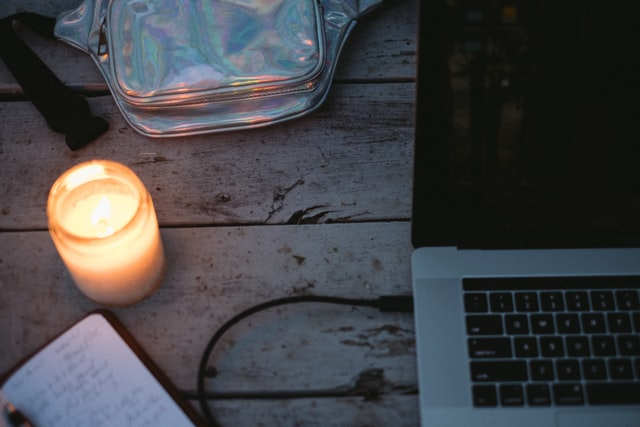
#> input picture OpenCV/GUI Feature/test_image.jpg, 640 x 427 px
$ python 'Basic operation.py'
#> lines starting #> are read from the running program, lines starting #| are printed output that depends on the picture; after the words box and inside, x2 and y2 are one past the last pixel; in counts of white or black regions, pixels touching at a corner belong together
import cv2
import numpy as np

# load the image
img = cv2.imread('../GUI Feature/test_image.jpg')
#> img is the input picture: shape (427, 640, 3); mean B, G, R 71.3, 67.8, 67.3

# Getting a pixel value -> [b,g,r]
px = img[100, 100]
#> px = [56, 49, 54]
#print(px)

# Access the blue value
px_b = img[100, 100, 0]
#> px_b = 56
#print(px_b)

# Modify the blue pixel
img.itemset((100, 100, 0), 100)
#> img: shape (427, 640, 3); under 0.01% of pixels changed, all inside (x1, y1, x2, y2) = (100, 100, 101, 101)
print(img.item(100,100,0))
#| 100

# Accessing image properties
print('Shape:', img.shape)
#| Shape: (427, 640, 3)
print('Total no of pixel: ', img.size)
#| Total no of pixel:  819840
print('Image data type: ', img.dtype)
#| Image data type:  uint8


crop = img[33:163, 45:155]
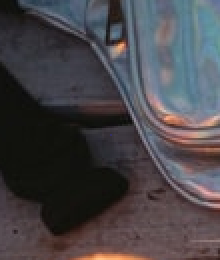
#> crop: shape (130, 110, 3) (shown 2 times larger); mean B, G, R 72.9, 69, 71.9
img[273:403, 100:210] = crop
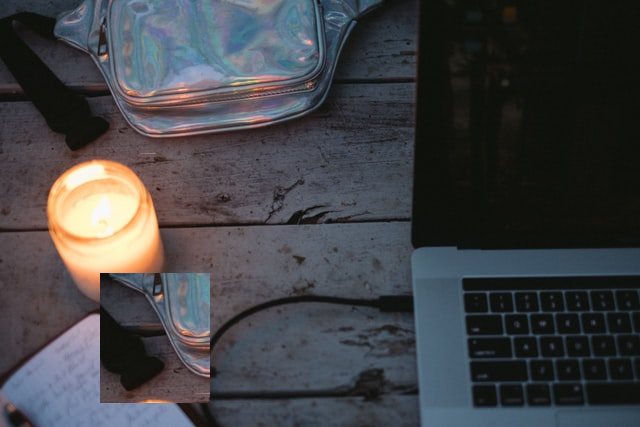
#> img: shape (427, 640, 3); mean B, G, R 70.3, 66.9, 65.8

b, g, r = cv2.split(img)
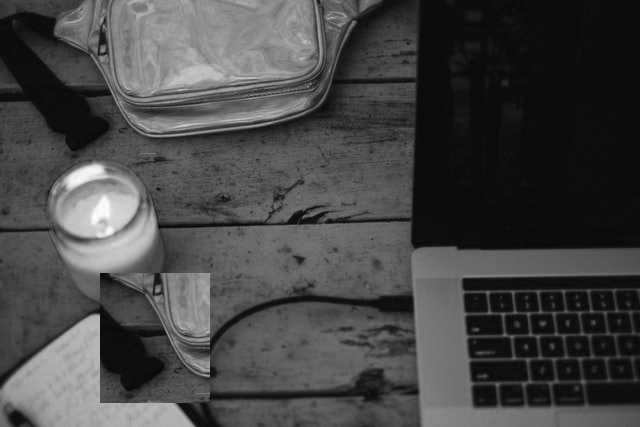
#> b: shape (427, 640); min 0, max 253, mean 70.3
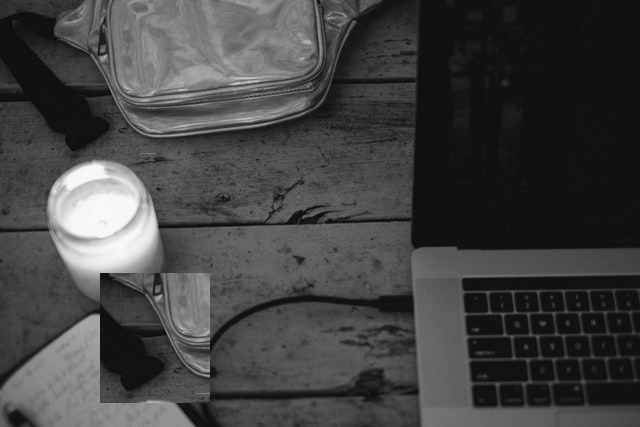
#> g: shape (427, 640); min 6, max 253, mean 66.9
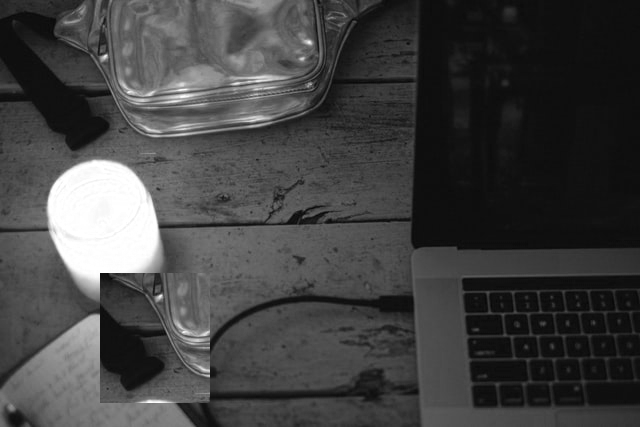
#> r: shape (427, 640); min 7, max 255, mean 65.8
print(b)
#> (printed output is left out)

b = img[:, :, 1]
cv2.imshow('Image', b)
cv2.waitKey(0)
cv2.destroyAllWindows()
